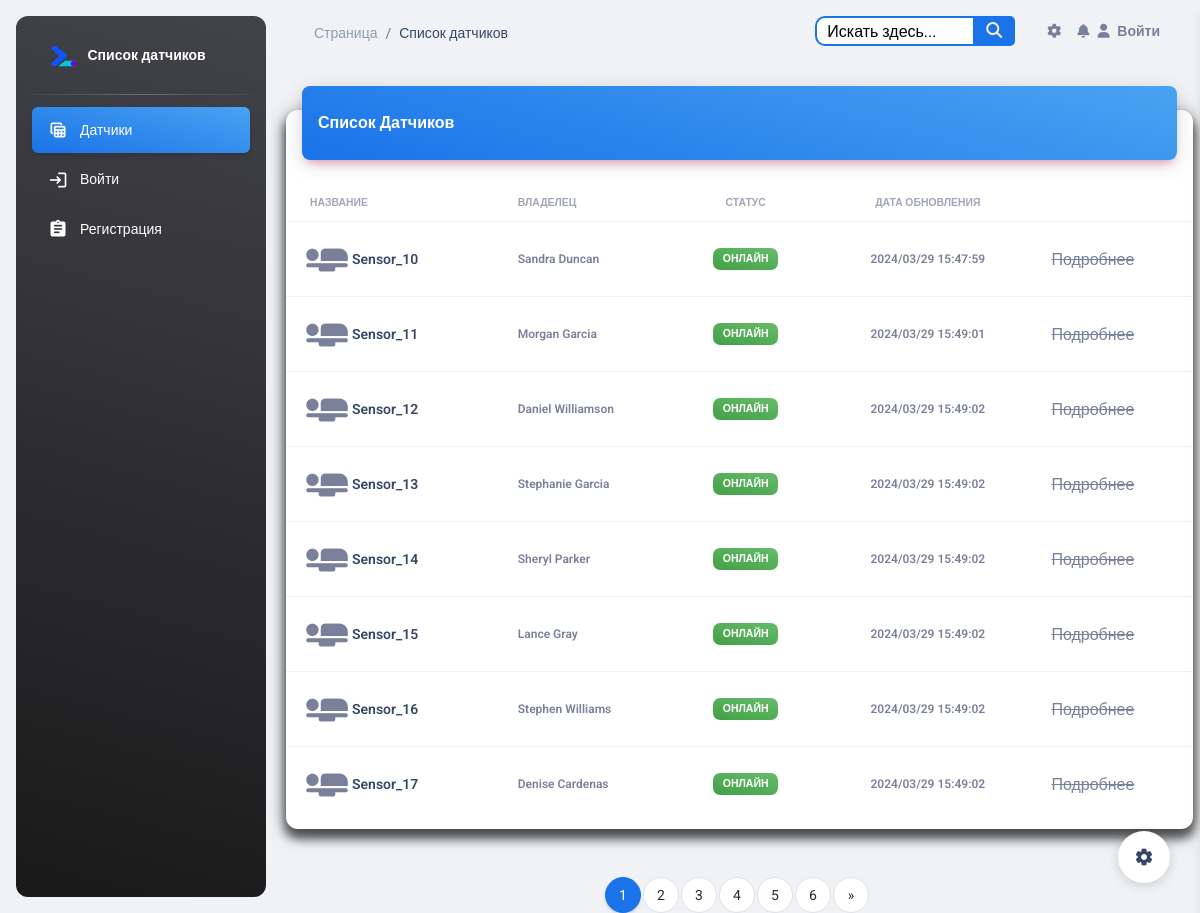
The app's page /, older data.
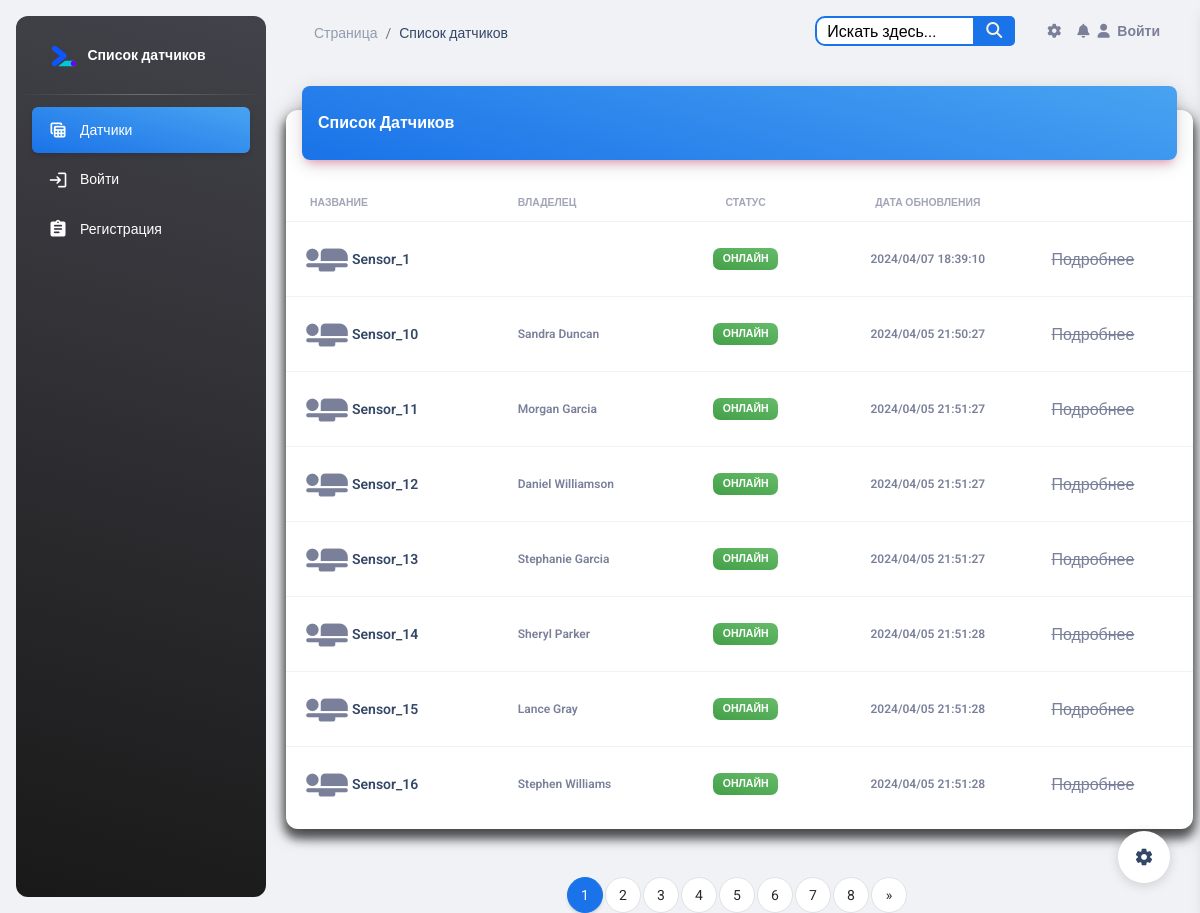
The same page, newer data.
### esp_sensor/models.py (models this page shows, shortened)
class Sensor(models.Model):
    id = models.AutoField(primary_key=True)
    name = models.CharField('Имя датчика', max_length=100, unique=True)
    slug = models.SlugField(max_length=255, unique=True, db_index=True, verbose_name="URL")
    description = models.TextField('Описание', blank=True)
    owner = models.CharField("Владелец", max_length=100, blank=True)
    date_added = models.DateTimeField('Дата добавления', auto_now=True)
    country = models.ManyToManyField(Country, blank=True, verbose_name='Страна')
    city = models.ManyToManyField(City, blank=True, verbose_name='Город')
    inclusions = models.IntegerField("Количество включений", default=0)
    power = models.IntegerField(default=0,
                                blank=True,
                                verbose_name='Мощность',
                                validators=[MinValueValidator(0), MaxValueValidator(100)])
    watt = models.IntegerField("Потребление мощности", default=0)
    volt = models.IntegerField("Электрическое напряжение", default=0)
    work = models.BooleanField('Онлайн', default=True)
    blocked = models.BooleanField('Заблокирован', default=False)
    start = models.BooleanField('Старт', default=False)
    temperature = models.FloatField('Температура', default=0)
    fan_speed = models.IntegerField('Скорость кулера', default=0)
    def is_blocked(self):
        return self.blocked
    class Meta:
        verbose_name = 'Датчик'
        verbose_name_plural = 'Датчики'

### esp_sensor/views.py (the view)
# urls.py: path('', SensorListView.as_view(), name='sensor_list'),
class SensorListView(ListView):
    model = Sensor
    template_name = 'sensor/sensor_list.html'
    context_object_name = 'sensors'
    paginate_by = 8
    def get_queryset(self):
        queryset = super().get_queryset()
        queryset = queryset.order_by('name', 'owner', '-blocked', '-date_added')
        return queryset
    def get_context_data(self, **kwargs):
        context = super().get_context_data(**kwargs)
        sensors = context['sensors']
        for sensor in sensors:
            latest_log = sensor.sensorlog_set.last()
            if latest_log:
                sensor.last_updated = latest_log.timestamp
            else:
                sensor.last_updated = sensor.date_added
        return context

### templates/sensor/sensor_list.html (shortened to what this page needs)
{% load static %}
{% include 'base.html' %}
<body class="g-sidenav-show  bg-gray-200">
<aside class="sidenav navbar navbar-vertical navbar-expand-xs border-0 border-radius-xl my-3 fixed-start ms-3   bg-gradient-dark"
       id="sidenav-main">
    <div class="sidenav-header">
        <a class="navbar-brand m-0" href="{% url 'sensor_list' %}">
            <img src="{% static 'img/google-webdev.svg' %}" class="navbar-brand-img h-100" alt="main_logo">
            <span class="ms-1 font-weight-bold text-white">Список датчиков</span>
        </a>
    </div>
    <hr class="horizontal light mt-0 mb-2">
    <div class="collapse navbar-collapse  w-auto " id="sidenav-collapse-main">
        <ul class="navbar-nav">
            <li class="nav-item">
                <a class="nav-link text-white active bg-gradient-info" href="{% url 'sensor_list' %}">
                    <div class="text-white text-center me-2 d-flex align-items-center justify-content-center">
                        <i class="material-icons opacity-10">table_view</i>
                    </div>
                    <span class="nav-link-text ms-1">Датчики</span>
                </a>
            </li>
            {% if user.is_authenticated %}
                <li class="nav-item mt-3">
                    <h6 class="ps-4 ms-2 text-uppercase text-xs text-white font-weight-bolder opacity-8">Страницы
                        аккаунта</h6>
                </li>
                <li class="nav-item">
                    <a class="nav-link text-white " href="{% url 'profiles:profile_detail' user.profile.slug %}">
                        <div class="text-white text-center me-2 d-flex align-items-center justify-content-center">
                            <i class="material-icons opacity-10">person_add</i>
                        </div>
                        <span class="nav-link-text ms-1">Профиль</span>
                        <span class="nav-link-text ms-1">{{ user.username }}</span>
                    </a>
                </li>
                <li class="nav-item">
                    <a class="nav-link text-white " href="{% url 'chats' %}">
                        <div class="text-white text-center me-2 d-flex align-items-center justify-content-center">
                            <i class="material-icons opacity-10">message</i>
                        </div>
                        <span class="nav-link-text ms-1">Сообщения</span>
                    </a>
                </li>
                <li class="nav-item">
                    <a class="nav-link text-white " href='{% url 'logout' %}'>
                        <div class="text-white text-center me-2 d-flex align-items-center justify-content-center">
                            <i class="material-icons opacity-10">login</i>
                        </div>
                        <span class="nav-link-text ms-1">Выйти</span>
                    </a>
                </li>
            {% else %}
                <li class="nav-item">
                    <a class="nav-link text-white " href='{% url 'login' %}'>
                        <div class="text-white text-center me-2 d-flex align-items-center justify-content-center">
                            <i class="material-icons opacity-10">login</i>
                        </div>
                        <span class="nav-link-text ms-1">Войти</span>
                    </a>
                </li>
                <li class="nav-item">
                    <a class="nav-link text-white " href="{% url 'register' %}">
                        <div class="text-white text-center me-2 d-flex align-items-center justify-content-center">
                            <i class="material-icons opacity-10">assignment</i>
                        </div>
                        <span class="nav-link-text ms-1">Регистрация</span>
                    </a>
                </li>
            {% endif %}
        </ul>
    </div>
</aside>
<main class="main-content position-relative max-height-vh-100 h-100 border-radius-lg ">
    <nav class="navbar navbar-main navbar-expand-lg px-0 mx-4 shadow-none border-radius-xl" id="navbarBlur"
         data-scroll="true">
        <div class="container-fluid py-1 px-3">
            <nav aria-label="breadcrumb">
                <ol class="breadcrumb bg-transparent mb-0 pb-0 pt-1 px-0 me-sm-6 me-5">
                    <li class="breadcrumb-item text-sm"><a class="opacity-5 text-dark" href="{% url 'sensor_list' %}">Страница</a>
                    <li class="breadcrumb-item text-sm text-dark active" aria-current="page">Список датчиков</li>
                </ol>
            </nav>
            {% include 'include/navbar.html' %}
        </div>
    </nav>
    <div class="container-fluid py-4">
        <div class="row">
            <div class="col-12">
                <div class="card my-4">
                    <div class="card-header p-0 position-relative mt-n4 mx-3 z-index-2">
                        <div class="bg-gradient-info shadow-primary border-radius-lg pt-4 pb-3">
                            <h6 class="text-white text-capitalize ps-3">Список датчиков</h6>
                        </div>
                    </div>
                    <div class="card-body px-0 pb-2">
                        <div class="table-responsive p-0">
                            <table class="table align-items-center mb-0">
                                <thead>
                                <tr>
                                    <th class="text-uppercase text-secondary text-xxs font-weight-bolder opacity-7">
                                        Название
                                    </th>
                                    <th class="text-uppercase text-secondary text-xxs font-weight-bolder opacity-7 ps-2">
                                        Владелец
                                    </th>
                                    <th class="text-center text-uppercase text-secondary text-xxs font-weight-bolder opacity-7">
                                        Статус
                                    </th>
                                    <th class="text-center text-uppercase text-secondary text-xxs font-weight-bolder opacity-7">
                                        Дата обновления
                                    </th>
                                    <th class="text-secondary opacity-7"></th>
                                </tr>
                                </thead>
                                <tbody>
                                {% for sensor in sensors %}
                                    <tr>
                                        <td>
                                            <div class="d-flex px-2 py-1">
                                                <div>
                                                    <i class="material-icons"
                                                       style="font-size: 50px;">airline_seat_flat</i>
                                                </div>
                                                <div class="d-flex flex-column justify-content-center">
                                                    <a href="{% url 'sensor_detail' sensor.pk %}"
                                                       class="text-secondary font-weight-bold text-xs"
                                                       data-toggle="tooltip" data-original-title="Edit user">
                                                        <h6 class="mb-0 text-sm">{{ sensor.name }}</h6>
                                                    </a>
                                                </div>
                                            </div>
                                        </td>
                                        <td>
                                            <p class="text-xs font-weight-bold mb-0">{{ sensor.owner }}</p>
                                        </td>
                                        <td class="align-middle text-center text-sm">
                                            {% if sensor.is_blocked %}
                                                <span class="badge badge-sm bg-gradient-danger">Заблокирован</span>
                                            {% else %}
                                                {% if sensor.work %}
                                                    <span class="badge badge-sm bg-gradient-success">Онлайн</span>
                                                {% else %}
                                                    <span class="badge badge-sm bg-gradient-secondary">Оффлайн</span>
                                                {% endif %}
                                            {% endif %}
                                        </td>
                                        <td class="align-middle text-center">
                                            <span class="text-secondary text-xs font-weight-bold">{{ sensor.last_updated | date:"Y/m/d H:i:s" }}</span>
                                        </td>
                                        {% if user.is_authenticated %}
                                            <td class="align-middle">
                                                <a href="{% url 'sensor_detail' sensor.pk %}"
                                                   class="text-secondary font-weight-bold text-xs"
                                                   data-toggle="tooltip" data-original-title="Edit user">
                                                    Подробнее
                                                </a>
                                            </td>
                                        {% else %}
                                            <td class="align-middle">
                                                <span style="text-decoration: line-through;">Подробнее</span>
                                            </td>
                                        {% endif %}
                                    </tr>
                                {% endfor %}
                                </tbody>
                            </table>
                        </div>
                    </div>
                </div>
            </div>
        </div>
    </div>
    <div>
        <nav aria-label="Page navigation example">
            <ul class="pagination justify-content-center">
                {% for p in paginator.page_range %}
                    {% if page_obj.number == p %}
                        <li class="page-item active"><span class="page-link" style="color:#ffffff;">{{ p }}</span></li>
                    {% else %}
                        <li class="page-item"><a class="page-link" href="?q={{ query }}&page={{ p }}">{{ p }}</a>
                        </li>
                    {% endif %}
                {% endfor %}
                {% if page_obj.has_next %}
                    <li class="page-item">
                        <a class="page-link" href="?q={{ query }}&page={{ page_obj.paginator.num_pages }}"
                           aria-label="Next">
                            <span aria-hidden="true">&raquo;</span>
                        </a>
                    </li>
                {% endif %}
            </ul>
        </nav>
    </div>
</main>
{% include 'include/setting.html' %}
</body>

### templates/base.html (shortened to what this page needs)
{% load static %}
<head>
    <link href="{% static 'css/nucleo-icons.css' %}" rel="stylesheet"/>
    <link href="{% static 'css/nucleo-svg.css' %}" rel="stylesheet"/>
    <link id="pagestyle" href="{% static 'css/material-dashboard.css' %}" rel="stylesheet"/>
</head>

### templates/include/navbar.html (shortened to what this page needs)
{% load static %}
<div class="collapse navbar-collapse mt-sm-0 mt-2 me-md-0 me-sm-4" id="navbar">
    <div class="ms-md-auto pe-md-3 d-flex align-items-center">
        <div class="d1">
            <form class="custom-form" action="{% url 'search_sensors' %}" method="get">
                <input id="search" type="text" name="q" placeholder="Искать здесь...">
                <button type="submit"></button>
            </form>
        </div>
    </div>
    <ul class="navbar-nav  justify-content-end">
        <li class="nav-item px-3 d-flex align-items-center">
            <a href="javascript:;" class="nav-link text-body p-0">
                <i class="fa fa-cog fixed-plugin-button-nav cursor-pointer"></i>
            </a>
        </li>
        <li class="nav-item dropdown pe-2 d-flex align-items-center">
            <a href="javascript:;" class="nav-link text-body p-0" id="dropdownMenuButton"
               data-bs-toggle="dropdown" aria-expanded="false">
                <i class="fa fa-bell cursor-pointer"></i>
            </a>
        </li>
        {% if user.is_authenticated %}
            <li class="nav-item d-flex align-items-center">
                <a href="{% url 'logout' %}" class="nav-link text-body font-weight-bold px-0">
                    <i class="fa fa-user me-sm-1"></i>
                    <span class="d-sm-inline d-none">Выйти</span>
                </a>
            </li>
        {% else %}
            <li class="nav-item d-flex align-items-center">
                <a href="{% url 'login' %}" class="nav-link text-body font-weight-bold px-0">
                    <i class="fa fa-user me-sm-1"></i>
                    <span class="d-sm-inline d-none">Войти</span>
                </a>
            </li>
        {% endif %}
    </ul>
</div>

### templates/include/setting.html (shortened to what this page needs)
<div class="fixed-plugin">
    <a class="fixed-plugin-button text-dark position-fixed px-3 py-2">
        <i class="material-icons py-2">settings</i>
    </a>
</div>

### templates/include/script.html (shortened to what this page needs)
{% load static %}

### templates/include/navbar.html (style rules this page uses)
.custom-form { position: relative; width: 200px; margin: 0 auto; }
.d1 input { width: 100%; height: 30px; padding-left: 10px; border: 2px solid #1A73E8; border-radius: 10px; outline: none; background: #ffffff; color: #000000; }
.d1 button { position: absolute; top: 0; right: 0px; width: 42px; height: 30px; border: none; background: #1A73E8; border-radius: 0 5px 5px 0; cursor: pointer; }
.d1 button:before { content: "\f002"; font-family: FontAwesome; font-size: 16px; color: #F9F0DA; }
#search::placeholder { color: black; }

Row changes from the older to the newer data that the page shows:
no longer on this page (row edited): Sensor: name "Sensor_17", owner "Denise Cardenas", blocked "ОНЛАЙН", last_updated "2024/03/29 15:49:02"
added Sensor: name "Sensor_1", blocked "ОНЛАЙН", last_updated "2024/04/07 18:39:10"
changed Sensor "Sensor_10": last_updated "2024/03/29 15:47:59" → "2024/04/05 21:50:27"
changed Sensor "Sensor_11": last_updated "2024/03/29 15:49:01" → "2024/04/05 21:51:27"
changed Sensor "Sensor_12": last_updated "2024/03/29 15:49:02" → "2024/04/05 21:51:27"
changed Sensor "Sensor_13": last_updated "2024/03/29 15:49:02" → "2024/04/05 21:51:27"
changed Sensor "Sensor_14": last_updated "2024/03/29 15:49:02" → "2024/04/05 21:51:28"
changed Sensor "Sensor_15": last_updated "2024/03/29 15:49:02" → "2024/04/05 21:51:28"
changed Sensor "Sensor_16": last_updated "2024/03/29 15:49:02" → "2024/04/05 21:51:28"
Text that changed along with them:
new list line: "7"
new list line: "8"
